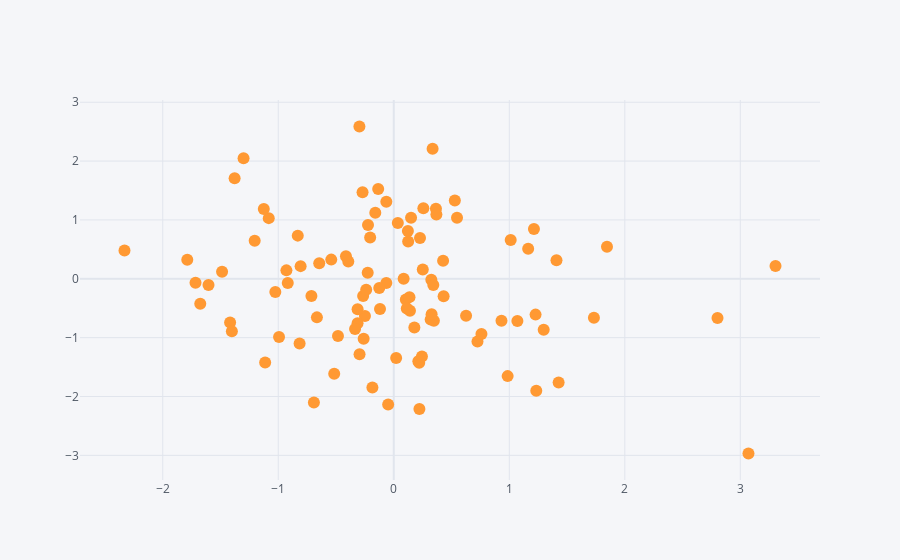

This figure's notebook cell:
### Code cell
df.iplot(kind="scatter", x='A', y='B', mode='markers')
